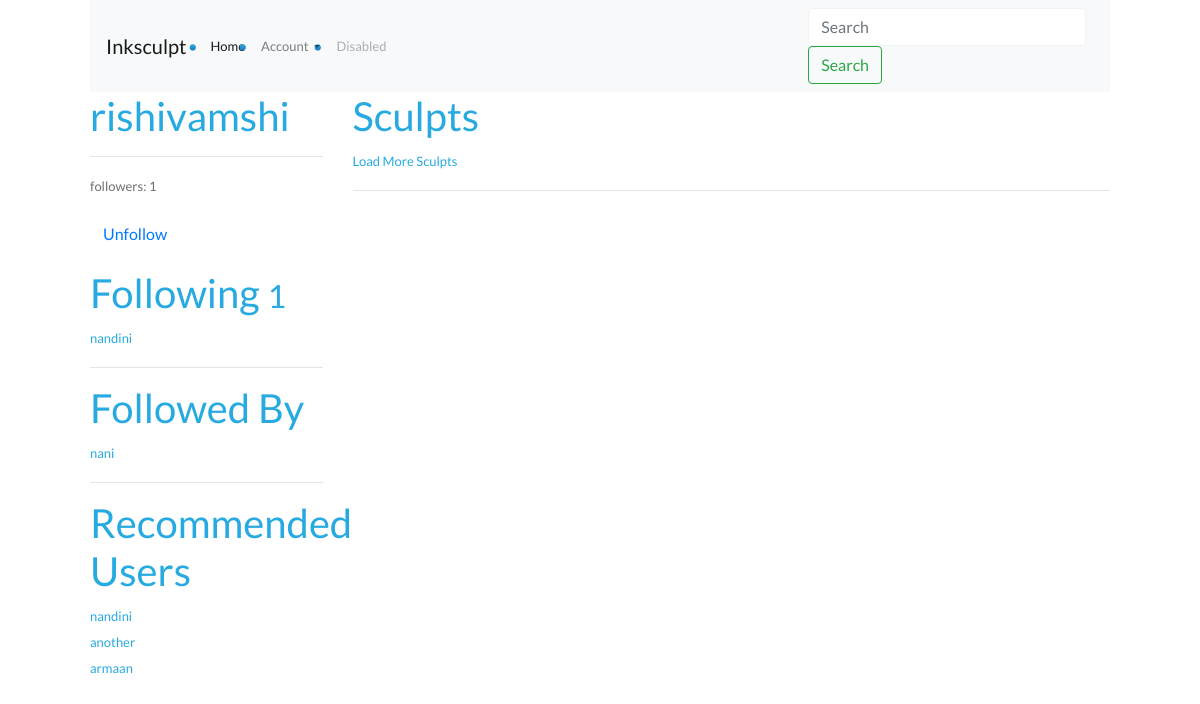
The app's page /rishivamshi/ (signed in) with its own data.
### accounts/models.py (models this page shows, shortened)
class UserProfile(models.Model):
	user 		= models.OneToOneField(settings.AUTH_USER_MODEL , related_name='profile') #1
	following 	= models.ManyToManyField(settings.AUTH_USER_MODEL, blank=True ,related_name='followed_by') #2
	objects  = UserProfileManager() # UserProfile.objects.all() #5
	def get_following(self): #8
		users = self.following.all() # User.objects.all().exclude(username = self.user.username)
		return users.exclude(username = self.user.username)
	def get_follow_url(self):
		return reverse_lazy("profiles:follow", kwargs= {"username": self.user.username})
	def get_absolute_url(self):
		return reverse_lazy("profiles:detail", kwargs= {"username": self.user.username})

### accounts/views.py (the view)
# urls.py: url(r'^(?P<username>[\w.@+-]+)/$', UserDetailView.as_view(), name = 'detail'), # 6  # /sculpt/1
class UserDetailView(DetailView):	#2
	template_name = 'accounts/user_detail.html'
	queryset = User.objects.all()
	def get_object(self):
		return get_object_or_404(User, username__iexact = self.kwargs.get("username"))
	def get_context_data(self, *args, **kwargs):
		context = super(UserDetailView, self).get_context_data(*args, **kwargs)
		following = UserProfile.objects.is_following(self.request.user, self.get_object())
		context['following'] = following
		context['recommended'] = UserProfile.objects.recommended(self.request.user)
		return context

### accounts/models.py (called while the page is built)
	def all(self):
		qs = self.get_queryset().all()
		try:
			if self.instance:
				qs = qs.exclude(user = self.instance) #7
		except:
			pass
		return qs

	def is_following(self, user, followed_by_user):
		user_profile, created = UserProfile.objects.get_or_create(user = user)
		if created:
			return False
		if followed_by_user in user.profile.following.all():
			return True
		return False

	def recommended(self, user, limit_to = 10):
		profile = user.profile
		following = profile.get_following()
		qs = self.get_queryset().exclude(user__in = following).exclude(id = profile.id).order_by("?")[:limit_to]
		return qs

### accounts/templatetags/recommended.py (called while the page is built)
@register.inclusion_tag("accounts/snippets/recommend.html")
def recommended(user):
	if isinstance(user, User):
		qs = UserProfile.objects.recommended(user)
		return {"recommended": qs}

### accounts/templates/accounts/user_detail.html (shortened to what this page needs)
{% extends "base.html" %}
{% load recommended %}
{% block content %}
<div class="row">
	<div class="col-sm-3 col-xs-12" >
		<h1>{{ object.username }}</h1>
		<hr>
		<p>followers: {{ object.followed_by.all.count }} </p>
		<p><a class="btn btn-link" href="{{ object.profile.get_follow_url }}">
			{% if following %}Unfollow{% else %}Follow{% endif %}
		</a></p>
<h1>Following <small>{{ object.profile.get_following.count }}</small></h1>
	{% for user in object.profile.get_following %}
		<a href='/{{ user.username }}'>{{ user.username }}</a> <br/>
		{% empty %}
		<h4>Not Following Any Users </h4>
	{% endfor %}
	<hr>
	<h1>Followed By</h1>
	{% for profile in object.followed_by.all %}
		<a href='/{{ profile.user.username }}'>{{ profile.user.username }}</a> <br/>
		{% empty %}
		<h4>Not Followed by Any Users </h4>
	{% endfor %}
	<hr>
	<h1>Recommended Users</h1>
	{% recommended request.user %}
</div>
<div class="col-sm-9 col-xs-12"  >
	<h1>Sculpts</h1>
        <a href="#" id='loadmore'>Load More Sculpts</a>
	<hr>
</div>
{% endblock content %}

### accounts/templates/accounts/snippets/recommend.html
{% for profile in recommended %}
		<a href='/{{ profile.user.username }}'>{{ profile.user.username }}</a> <br/>
		{% empty %}
		<h4>Not Followed by Any Users </h4>
	{% endfor %}

### static-storage/css/style.css (style rules this page uses)
html, body { height: 100%; width: 100%; }
body { font-family: 'Lato', sans-serif; line-height: 26px; color: #6d6e71; font-size: 13px; }
h1, h2, h3, h4, h5, h6 { color: #27aae1; }
a { color: #27aae1; }
a, a:active, a:focus { outline: none; }

### records on screen
UserProfile: user.username "nani"
UserProfile: user.username "nandini"
UserProfile: user.username "another"
UserProfile: user.username "armaan"

### other values on screen
{{ object.username }} "rishivamshi"
{{ object.followed_by.all.count }} "1"
{{ object.profile.get_following.count }} "1"
{{ user.username }} "nandini"
